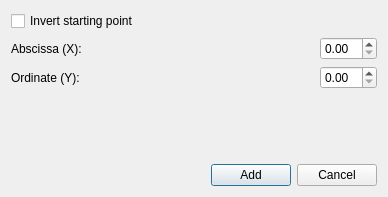
<?xml version="1.0" encoding="UTF-8"?>
<ui version="4.0">
 <class>RectangularPoints</class>
 <widget class="QDialog" name="RectangularPoints">
  <property name="geometry">
   <rect>
    <x>0</x>
    <y>0</y>
    <width>388</width>
    <height>197</height>
   </rect>
  </property>
  <property name="windowTitle">
   <string>Rectangular Points</string>
  </property>
  <layout class="QGridLayout" name="gridLayout_2">
   <item row="0" column="0">
    <layout class="QGridLayout" name="gridLayout">
     <item row="0" column="0">
      <layout class="QHBoxLayout" name="horizontalLayout_4">
       <item>
        <widget class="QCheckBox" name="chckBoxInvert">
         <property name="text">
          <string>Invert starting point</string>
         </property>
        </widget>
       </item>
      </layout>
     </item>
     <item row="1" column="0">
      <layout class="QHBoxLayout" name="horizontalLayout">
       <item>
        <widget class="QLabel" name="lblA">
         <property name="text">
          <string>Abscissa (X):</string>
         </property>
        </widget>
       </item>
       <item>
        <spacer name="horizontalSpacer">
         <property name="orientation">
          <enum>Qt::Horizontal</enum>
         </property>
         <property name="sizeHint" stdset="0">
          <size>
           <width>40</width>
           <height>20</height>
          </size>
         </property>
        </spacer>
       </item>
       <item>
        <widget class="QDoubleSpinBox" name="sboxA"/>
       </item>
      </layout>
     </item>
     <item row="2" column="0">
      <layout class="QHBoxLayout" name="horizontalLayout_2">
       <item>
        <widget class="QLabel" name="lblO">
         <property name="text">
          <string>Ordinate (Y):</string>
         </property>
        </widget>
       </item>
       <item>
        <spacer name="horizontalSpacer_2">
         <property name="orientation">
          <enum>Qt::Horizontal</enum>
         </property>
         <property name="sizeHint" stdset="0">
          <size>
           <width>40</width>
           <height>20</height>
          </size>
         </property>
        </spacer>
       </item>
       <item>
        <widget class="QDoubleSpinBox" name="sboxO"/>
       </item>
      </layout>
     </item>
     <item row="4" column="0">
      <layout class="QHBoxLayout" name="horizontalLayout_3">
       <item>
        <spacer name="horizontalSpacer_3">
         <property name="orientation">
          <enum>Qt::Horizontal</enum>
         </property>
         <property name="sizeHint" stdset="0">
          <size>
           <width>40</width>
           <height>20</height>
          </size>
         </property>
        </spacer>
       </item>
       <item>
        <widget class="QPushButton" name="btnAdd">
         <property name="text">
          <string>Add</string>
         </property>
        </widget>
       </item>
       <item>
        <widget class="QPushButton" name="btnCancel">
         <property name="text">
          <string>Cancel</string>
         </property>
        </widget>
       </item>
      </layout>
     </item>
     <item row="3" column="0">
      <spacer name="verticalSpacer">
       <property name="orientation">
        <enum>Qt::Vertical</enum>
       </property>
       <property name="sizeHint" stdset="0">
        <size>
         <width>20</width>
         <height>40</height>
        </size>
       </property>
      </spacer>
     </item>
    </layout>
   </item>
  </layout>
 </widget>
 <resources/>
 <connections/>
</ui>
